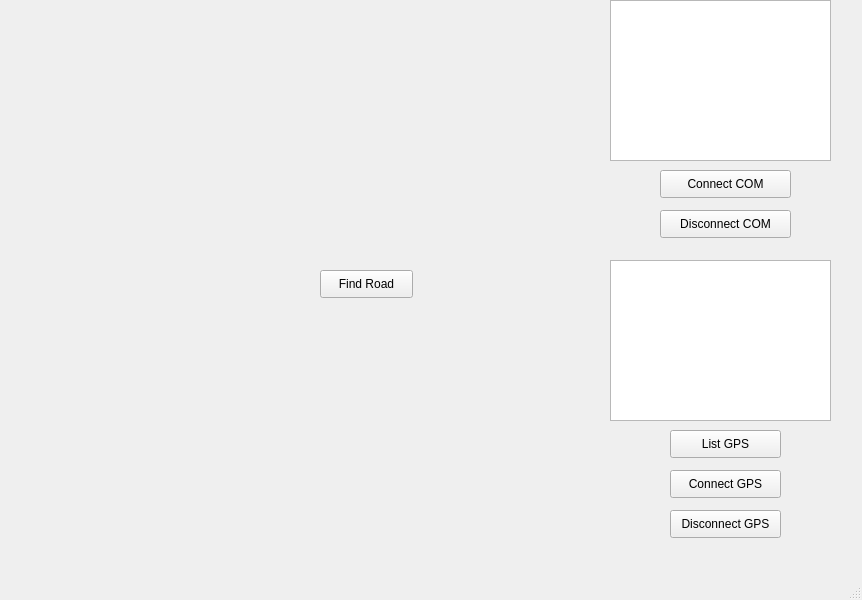
<?xml version="1.0" encoding="UTF-8"?>
<ui version="4.0">
 <class>MainWindow</class>
 <widget class="QMainWindow" name="MainWindow">
  <property name="geometry">
   <rect>
    <x>0</x>
    <y>0</y>
    <width>862</width>
    <height>600</height>
   </rect>
  </property>
  <property name="windowTitle">
   <string>MainWindow</string>
  </property>
  <widget class="QWidget" name="centralwidget">
   <widget class="MyWidget" name="widget" native="true">
    <property name="geometry">
     <rect>
      <x>10</x>
      <y>20</y>
      <width>301</width>
      <height>241</height>
     </rect>
    </property>
   </widget>
   <widget class="QListWidget" name="listWidget">
    <property name="geometry">
     <rect>
      <x>610</x>
      <y>0</y>
      <width>221</width>
      <height>161</height>
     </rect>
    </property>
   </widget>
   <widget class="QPushButton" name="pushButton">
    <property name="geometry">
     <rect>
      <x>660</x>
      <y>170</y>
      <width>131</width>
      <height>28</height>
     </rect>
    </property>
    <property name="text">
     <string>Connect COM</string>
    </property>
   </widget>
   <widget class="QPushButton" name="pushButton_2">
    <property name="geometry">
     <rect>
      <x>660</x>
      <y>210</y>
      <width>131</width>
      <height>28</height>
     </rect>
    </property>
    <property name="text">
     <string>Disconnect COM</string>
    </property>
   </widget>
   <widget class="QtImageViewer" name="widget_2" native="true">
    <property name="geometry">
     <rect>
      <x>10</x>
      <y>270</y>
      <width>301</width>
      <height>271</height>
     </rect>
    </property>
   </widget>
   <widget class="QListWidget" name="listWidget_2">
    <property name="geometry">
     <rect>
      <x>610</x>
      <y>260</y>
      <width>221</width>
      <height>161</height>
     </rect>
    </property>
   </widget>
   <widget class="QPushButton" name="pushButton_3">
    <property name="geometry">
     <rect>
      <x>320</x>
      <y>270</y>
      <width>93</width>
      <height>28</height>
     </rect>
    </property>
    <property name="text">
     <string>Find Road</string>
    </property>
   </widget>
   <widget class="QPushButton" name="pushButton_4">
    <property name="geometry">
     <rect>
      <x>670</x>
      <y>470</y>
      <width>111</width>
      <height>28</height>
     </rect>
    </property>
    <property name="text">
     <string>Connect GPS</string>
    </property>
   </widget>
   <widget class="QPushButton" name="pushButton_5">
    <property name="geometry">
     <rect>
      <x>670</x>
      <y>510</y>
      <width>111</width>
      <height>28</height>
     </rect>
    </property>
    <property name="text">
     <string>Disconnect GPS</string>
    </property>
   </widget>
   <widget class="QPushButton" name="pushButton_6">
    <property name="geometry">
     <rect>
      <x>670</x>
      <y>430</y>
      <width>111</width>
      <height>28</height>
     </rect>
    </property>
    <property name="text">
     <string>List GPS</string>
    </property>
   </widget>
   <widget class="CompassWidget" name="widget_3" native="true">
    <property name="geometry">
     <rect>
      <x>320</x>
      <y>310</y>
      <width>261</width>
      <height>231</height>
     </rect>
    </property>
   </widget>
   <widget class="QtImageViewer" name="widget_4" native="true">
    <property name="geometry">
     <rect>
      <x>320</x>
      <y>20</y>
      <width>261</width>
      <height>241</height>
     </rect>
    </property>
   </widget>
  </widget>
  <widget class="QMenuBar" name="menubar">
   <property name="geometry">
    <rect>
     <x>0</x>
     <y>0</y>
     <width>862</width>
     <height>26</height>
    </rect>
   </property>
  </widget>
  <widget class="QStatusBar" name="statusbar"/>
 </widget>
 <customwidgets>
  <customwidget>
   <class>MyWidget</class>
   <extends>QWidget</extends>
   <header>plot_2d</header>
   <container>1</container>
  </customwidget>
  <customwidget>
   <class>QtImageViewer</class>
   <extends>QWidget</extends>
   <header>QTImageView</header>
   <container>1</container>
  </customwidget>
  <customwidget>
   <class>CompassWidget</class>
   <extends>QWidget</extends>
   <header>CompassWidget</header>
   <container>1</container>
  </customwidget>
 </customwidgets>
 <resources/>
 <connections/>
</ui>
